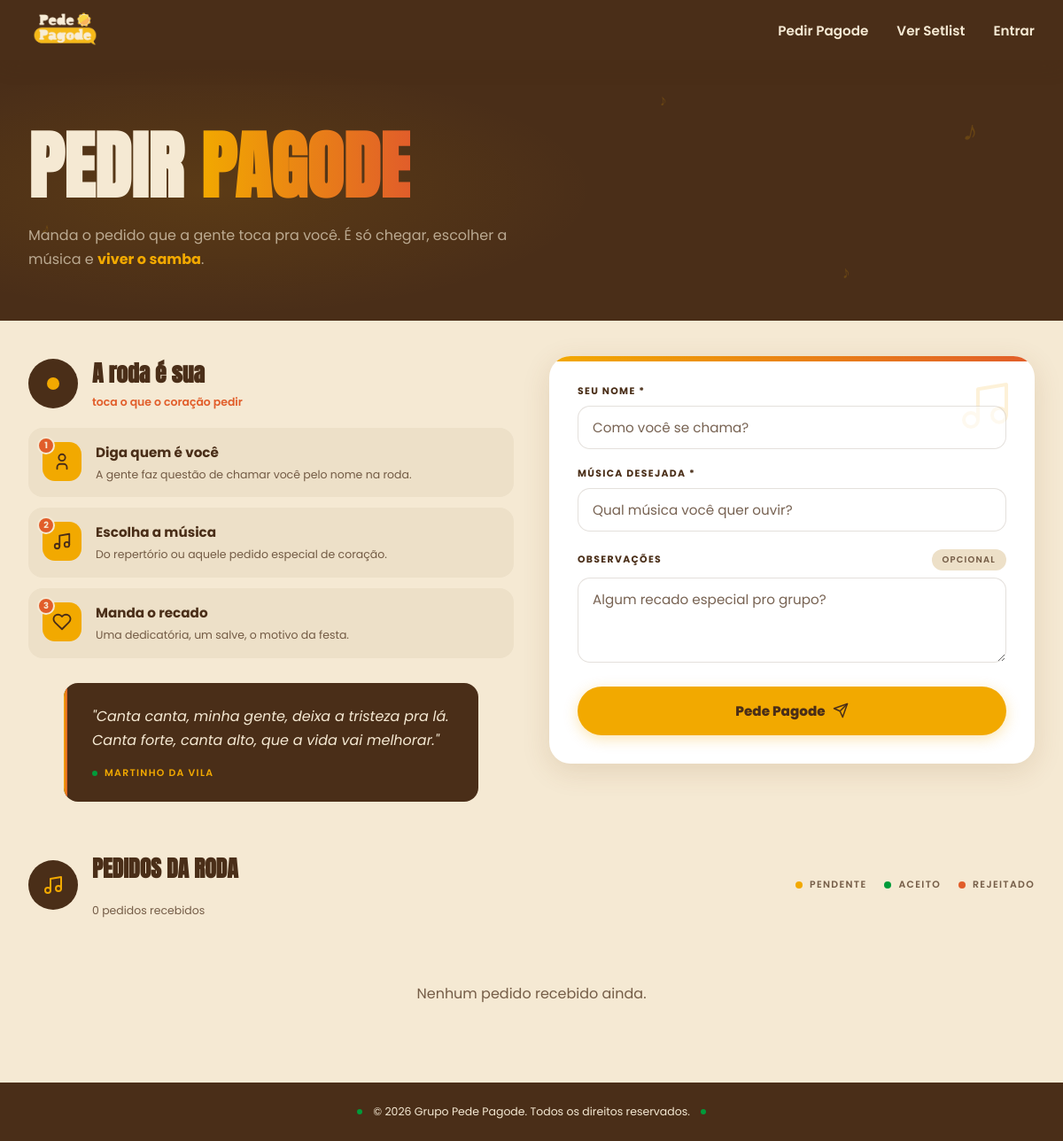
Before: /pedido/ with the older database file.
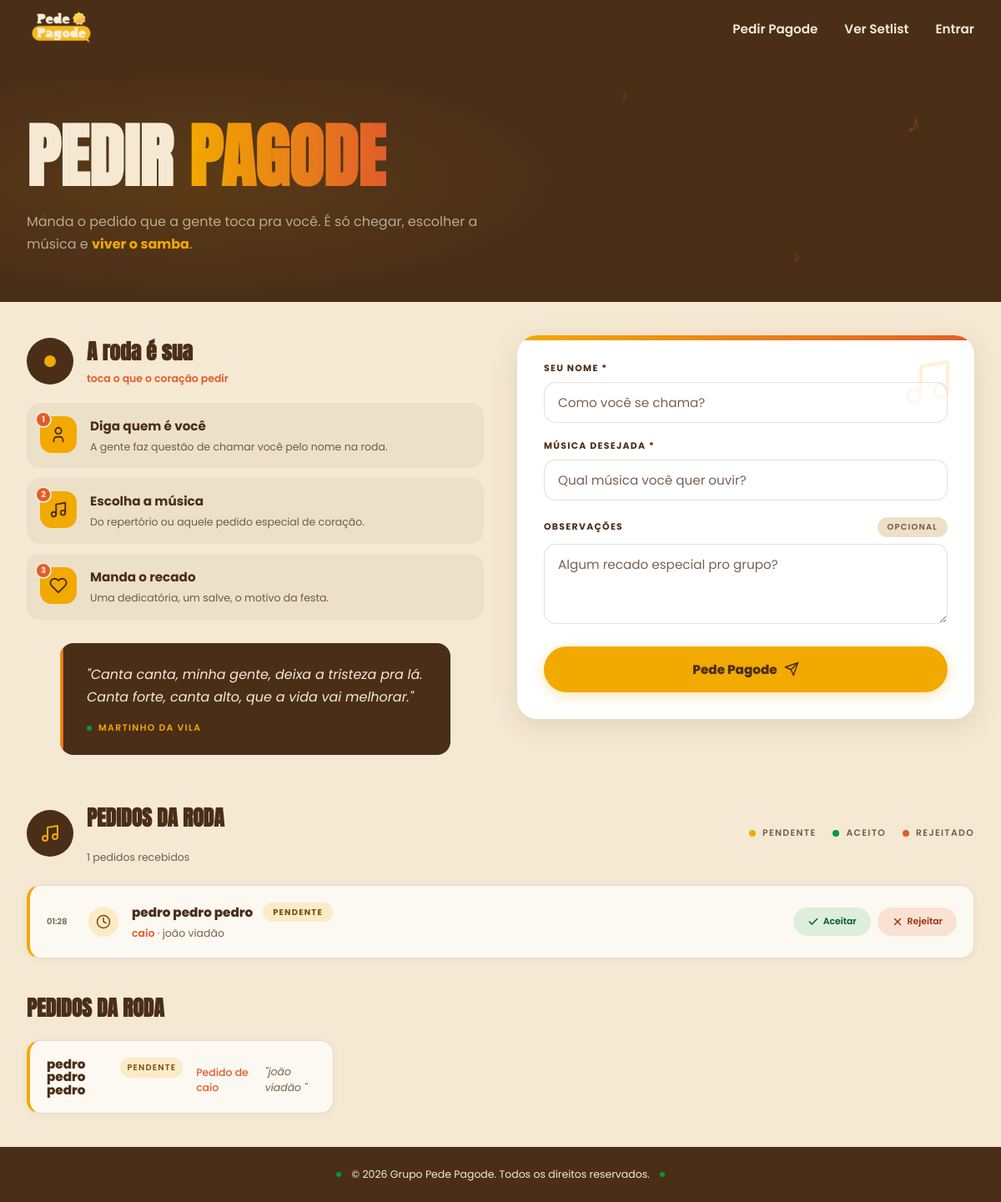
After: the same page with the newer database file.
### tables this page shows
CREATE TABLE song_request (
    id INTEGER PRIMARY KEY AUTOINCREMENT,
    client_name TEXT NOT NULL,
    song_name TEXT NOT NULL,
    observation TEXT,
    status TEXT DEFAULT 'Pendente',
    created_at TEXT NOT NULL
);

### backend/routes/pedido.py (the view)
@pedido_bp.get("/")
def pagina_pedido():
    return controller.exibir_pagina()

### backend/controllers/pedido.py (called while the page is built)
    def exibir_pagina(self):
        pedidos = self.service.listar_pedido()
        return render_template("pedido.html", pedidos = pedidos)

### backend/database/connection.py (called while the page is built)
def get_connection():
    connection = sqlite3.connect(DATABASE_PATH)
    connection.row_factory = sqlite3.Row
    return connection

### backend/services/pedido_service.py (called while the page is built)
    def listar_pedido(self):
        connection = get_connection()
        cursor = connection.cursor()
        cursor.execute("""

            SELECT *
            FROM song_request
            ORDER BY created_at ASC

        """)
        rows = cursor.fetchall()
        pedidos = []
        for row in rows:
            pedido = Pedido(
                id=row["id"],
                nome_cliente=row["client_name"],
                musica=row["song_name"],
                observacao=row["observation"],
                status=row["status"],
                data=row["created_at"]
            )
            pedidos.append(pedido)
        return pedidos

### frontend/templates/pedido.html (shortened to what the changed rows need)
{% extends "base.html" %}
{% block extra_css %}
  <link rel="stylesheet" href="{{ url_for('static', filename='css/pedido.css') }}">
{% endblock %}
{% block content %}
<section class="pedido-hero">
  <div class="pedido-hero__inner">
    <div class="pedido-hero__conteudo">
      <h1 class="pedido-titulo">
        <span class="pedido-titulo__linha--clara">Pedir</span>
        <span class="pedido-titulo__linha--grad">Pagode</span>
      </h1>
    </div>
  </div>
</section>
<div class="pedido-conteudo">
  <div class="pedido-grid">
    <div class="pedido-info">
      <div class="pedido-info__cabecalho">
        <div>
          <h2 class="pedido-info__titulo">A roda é sua</h2>
        </div>
      </div>
    </div>
  </div>
  <div class="pedidos-lista">
    <div class="pedidos-lista__cabecalho">
      <div class="pedidos-lista__titulo-wrap">
        <h2 class="pedidos-lista__titulo">Pedidos da roda</h2>
        <p class="pedidos-lista__subtitulo" id="pedidos-contador">{{ pedidos|length }} pedidos recebidos</p>
      </div>
    </div>
    <div class="pedidos-lista__itens" id="pedidos-itens">
      {% for pedido in pedidos %}
        <div class="pedido-item pedido-item--{{ 'aceito' if pedido.status == 'Aprovado' else 'pendente' }}" data-id="{{ pedido.id }}">
          <span class="pedido-item__hora">{{ pedido.data[11:16] }}</span>
          <span class="pedido-item__icone" aria-hidden="true">
            {% if pedido.status == 'Aprovado' %}
              <svg viewBox="0 0 24 24"><path d="M20 6 9 17l-5-5"></path></svg>
            {% else %}
              <svg viewBox="0 0 24 24"><circle cx="12" cy="12" r="10"></circle><path d="M12 6v6l4 2"></path></svg>
            {% endif %}
          </span>
          <div class="pedido-item__corpo">
            <div class="pedido-item__linha-titulo">
              <span class="pedido-item__musica">{{ pedido.musica }}</span>
              <span class="pedido-item__status">{{ 'Aceito' if pedido.status == 'Aprovado' else 'Pendente' }}</span>
            </div>
            <p class="pedido-item__meta">
              <span class="pedido-item__nome">{{ pedido.nome_cliente }}</span>{% if pedido.observacao %} &middot; {{ pedido.observacao }}{% endif %}
            </p>
          </div>
          <div class="pedido-item__acoes">
            {% if pedido.status == 'Aprovado' %}
              <span class="pedido-item__resultado pedido-item__resultado--aceito">
                <svg viewBox="0 0 24 24"><path d="M20 6 9 17l-5-5"></path></svg>
                Na fila!
              </span>
            {% else %}
              <button type="button" class="btn-aceitar" data-acao="aceitar">
                <svg viewBox="0 0 24 24"><path d="M20 6 9 17l-5-5"></path></svg>
                Aceitar
              </button>
              <button type="button" class="btn-rejeitar" data-acao="rejeitar">
                <svg viewBox="0 0 24 24"><path d="M18 6 6 18"></path><path d="M6 6l12 12"></path></svg>
                Rejeitar
              </button>
            {% endif %}
          </div>
        </div>
      {% else %}
        <p class="pedidos-lista__vazio">Nenhum pedido recebido ainda.</p>
      {% endfor %}
    </div>
  </div>
  {% if pedidos|length > 0 %}
    <section class="pedidos-lista">
      <h2 class="pedidos-lista__titulo">Pedidos da roda</h2>
      <div class="pedidos-lista__grid">
        {% for pedido in pedidos %}
          <article class="pedido-item">
            <div class="pedido-item__topo">
              <h3 class="pedido-item__musica">{{ pedido.musica }}</h3>
              <span class="status-badge" data-status="{{ pedido.status }}">{{ pedido.status }}</span>
            </div>
            <p class="pedido-item__cliente">Pedido de {{ pedido.nome_cliente }}</p>
            {% if pedido.observacao %}
              <p class="pedido-item__obs">"{{ pedido.observacao }}"</p>
            {% endif %}
          </article>
        {% endfor %}
      </div>
    </section>
  {% endif %}
</div>
{% endblock %}

Changed rows visible on the page:
added song_request: created_at "01:28", musica "pedro pedro pedro", status "PENDENTE", nome_cliente "caio", observacao "joão viadão", shows "Aceitar"
Other visible differences:
{{ pedidos|length }}: "0" → "1"
text no longer shown: "Nenhum pedido recebido ainda."
text now shown: "PEDIDOS DA RODA"
